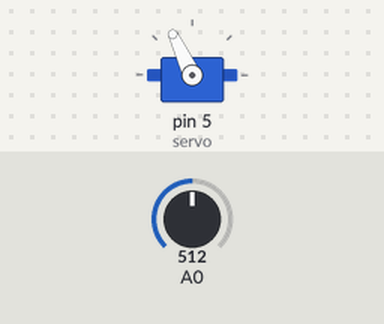
A sketch run on a simulated Arduino Uno, built with avr-gcc and run on an emulated ATmega328P. Shown: servo. The inputs (shaded band) are chosen by the test bench; at power-on: A0 = 512.

Above: at 1.2 s.
1.3 s: A0 set to 716
At 2.2 s:
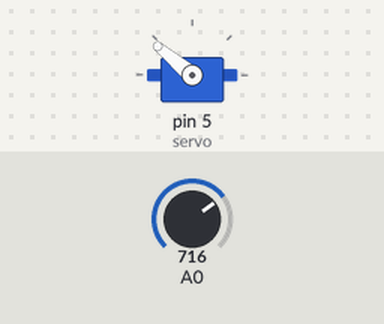
2.8 s: A0 set to 900
At 3.3 s:
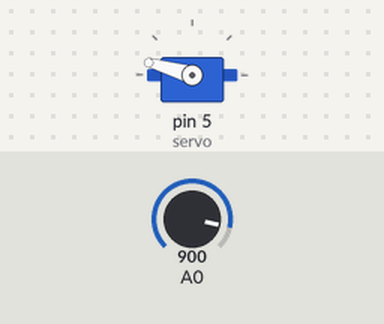
4.3 s: A0 set to 1023
At 5.5 s:
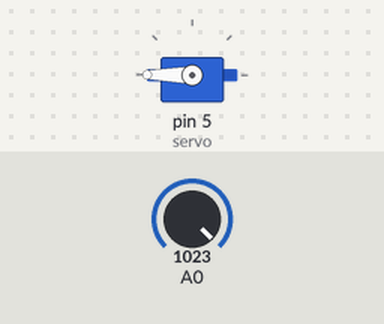
5.8 s: A0 set to 306
At 6.8 s:
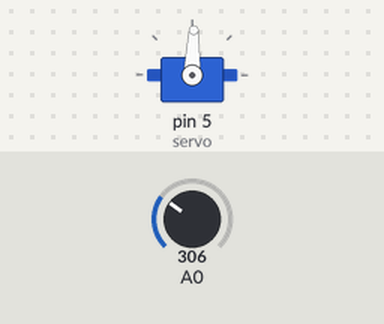
7.3 s: A0 set to 122
At 8.0 s:
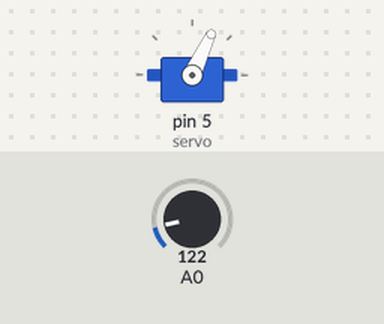
Timing chart, 0 to 9.8 s (numbered marks = the images above; inputs shaded):
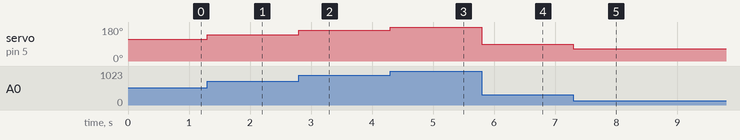

The sketch:

servoMotor.ino
```cpp
#include <Servo.h>
Servo servo;

void setup() {
  pinMode(A0, INPUT);
  servo.attach(5);
}

void loop() {
  servo.write(map(analogRead(A0), 0, 1023, 50, 180));
}
```

Measured:
- after the input at 1.3 s, servo on pin 5 (servo): 115° → 140° at once
- after the input at 2.8 s, servo on pin 5 (servo): 140° → 164° at once
- after the input at 4.3 s, servo on pin 5 (servo): 164° → 180° at once
- after the input at 5.8 s, servo on pin 5 (servo): 180° → 88° at once
- after the input at 7.3 s, servo on pin 5 (servo): 88° → 65° at once
